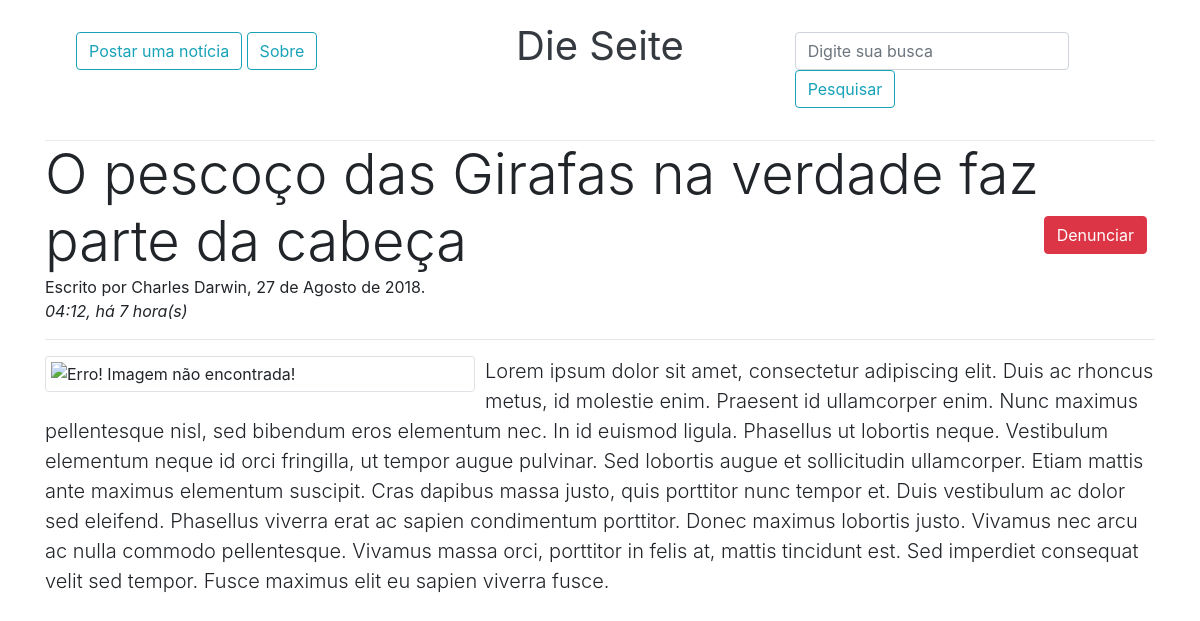
The app's page /?p=ler&id=22 with its own data.
### tables this page shows
CREATE TABLE `noticia` (
  `ntc_id` int(11) NOT NULL AUTO_INCREMENT,
  `ntc_autor` varchar(100) NOT NULL,
  `ntc_datahora` datetime NOT NULL,
  `ntc_titulo` varchar(100) NOT NULL,
  `ntc_conteudo` varchar(820) NOT NULL,
  `ntc_img` longblob,
  `ntc_fonte` varchar(100) DEFAULT NULL,
  `ntc_ativo` tinyint(1) DEFAULT '1',
  PRIMARY KEY (`ntc_id`)
);

### php/functions.php (called while the page is built, shortened)
<?php
function tempoDecorrido($dttm) {
    $timeIni = strtotime(date("Y-m-d H:i:s"));
    $timeFin = strtotime($dttm);
    $diferenca = $timeIni - $timeFin;
    $tempoDec = (int) floor($diferenca);
    if($tempoDec<60){
        return "Agora há pouco";
    }else if($tempoDec<3600){
        return "há ".round($tempoDec/60)." min";
    }else if($tempoDec<86400){
        return "há ".round($tempoDec/3600)." hora(s)";
    }else{
        return "há ".round($tempoDec/86400)." dia(s)";
    }
}
function getMes($t){
    $data= date_format(date_create($t),'M');
    if($data=="Aug")    return "Agosto";
}
function getDiaCompleto($t){
    $dia= date_format(date_create($t),'d');
    $mes= getMes($t);
    $ano= date_format(date_create($t),'Y');
    return $dia." de ".$mes." de ".$ano;
}
function getHora($t){
    $hora=date_format(date_create($t),'H');
    $minuto=date_format(date_create($t),'i');
    return $hora.":".$minuto;
}

### view/ler.php (the view, shortened to what this page needs)
<?php
$link = connect();
$ntc_id=$_GET['id'];
$sql="select * from noticia where ntc_id=$ntc_id and ntc_ativo=1";
$query=mysqli_query($link,$sql);
$res=mysqli_fetch_array($query);
?>
<strong class="display-4"><?php echo $res['ntc_titulo'] ?>
    <button id="btnDenuncia" class="btn btn-danger float-right m-2" data-toggle="modal" data-target="#popUpDenuncia">Denunciar</button>
</strong>
<div>Escrito por <?php $time=$res['ntc_datahora']; echo $res['ntc_autor'].", ".getDiaCompleto($time).".<br> <i>".getHora($time).", ".tempoDecorrido($time).""; ?></i></div>
<hr>
<img class="card-img-top img-thumbnail ntcBig" src="php/getImagem.php?cod=<?php echo $res['ntc_id'] ?>" alt="Erro! Imagem não encontrada!">
<p class="lead">
<?php
echo $res['ntc_conteudo'];
?>
</p>

### index.php (shortened to what this page needs)
<!DOCTYPE html>
<html>
	<head>
	</head>
	<body>
		<link href="css/bootstrap.min.css" rel="stylesheet">
		<link href="css/bootstrap.css" rel="stylesheet">
		<link href="font/css/open-iconic-bootstrap.css" rel="stylesheet">
		<link href="css/bootstrap-grid.css" rel="stylesheet">
		<link href="css/dieseite.css" rel="stylesheet">
		<div class="container">
			<header class="modal-header">
				<div class="col-4 py-3">
					<a href="?p=cadastrarNoticia">
						<button class="btn btn-outline-info" >Postar uma notícia</button>
					</a>
					<a href="?p=sobre">
						<button class="btn btn-outline-info" >Sobre</button>
					</a>
				</div>
				<div class="col-4 text-center">
					<a class="text-dark logo" style="font-size: 40px" href="?p=home">Die Seite</a>
				</div>
				<div class="col-4 py-3">
				<form action="" method="GET" class="form-inline my-2 my-lg-0">
					<input class="form-control mr-sm-2" type="search" name="busca" placeholder="Digite sua busca">
					<button class="btn btn-outline-info my-2 my-sm-0" type="submit">Pesquisar</button>
				</form>
				</div>
			</header>
			<?php
				include "php/functions.php";
				if(isset($_GET['p'])){
					$page=$_GET['p'];
				}else{
					$page="home";
				}
				include_once 'view/'.$page.'.php';
			?>
		</div>
</body>
</html>

### css/dieseite.css (style rules this page uses)
.ntcBig { float: left; max-width: 430px; max-height: 360px; padding: 5px; margin: 0px 10px 10px 0; }

### records on screen
noticia: ntc_titulo "O pescoço das Girafas na verdade faz parte da cabeça", ntc_autor "Charles Darwin", ntc_datahora "27 de Agosto de 2018", ntc_datahora "04:12", ntc_datahora "há 7 hora(s)", ntc_conteudo "Lorem ipsum dolor sit amet, consectetur adipiscing elit. Duis ac rhoncus metus, id molestie enim. Praesent id ullamcorper enim. Nunc maximus pellentesque nisl, sed bibendum eros elementum nec. In id euismod ligula. Phasellus ut lobortis neque. Vestibulum elementum neque id orci fringilla, ut tempor augue pulvinar. Sed lobortis augue et sollicitudin ullamcorper. Etiam mattis ante maximus elementum suscipit. Cras dapibus massa justo, quis porttitor nunc tempor et. Duis vestibulum ac dolor sed eleifend. Phasellus viverra erat ac sapien condimentum porttitor. Donec maximus lobortis justo. Vivamus nec arcu ac nulla commodo pellentesque. Vivamus massa orci, porttitor in felis at, mattis tincidunt…"
